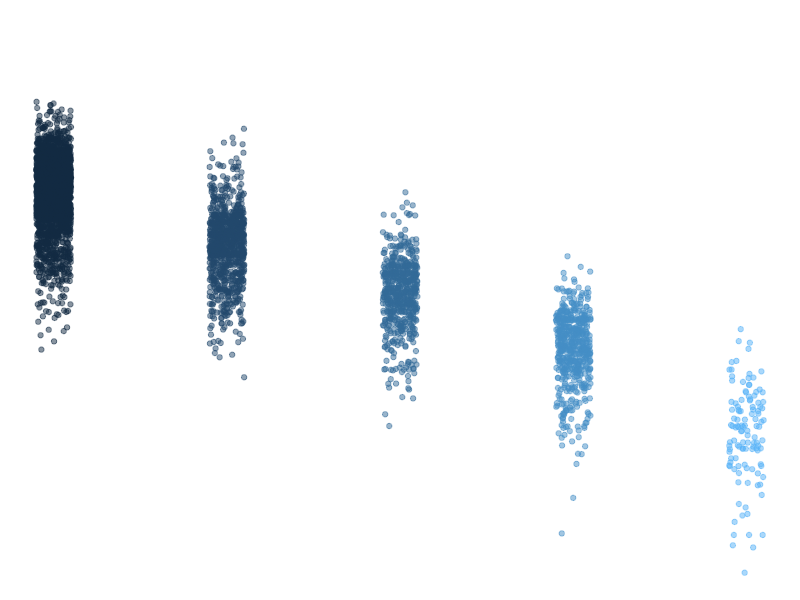

R code for this plot:
## ---- chunk 1
knitr::opts_chunk$set(echo = TRUE)
library(tidyverse)
## ---- chunk 2
summary(storms)
## ---- chunk 3
names(storms)
## ---- chunk 4
ggplot(data = storms, aes(x = category, y = pressure)) +
  geom_jitter(width = 0.1, 
              alpha = 0.5,
              aes(color = category),
              show.legend = FALSE) +
  labs(x = "StorM CategorRY", 
       y = "Air pressure at storm center (millibars)"
       ) +
  theme_void()
